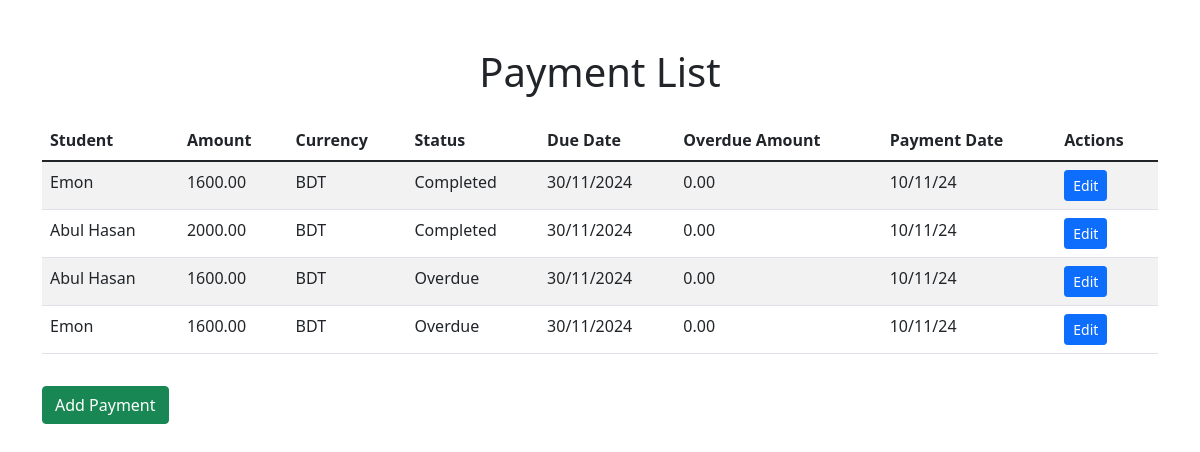
Page /payments/ (signed in) on the earlier database version.
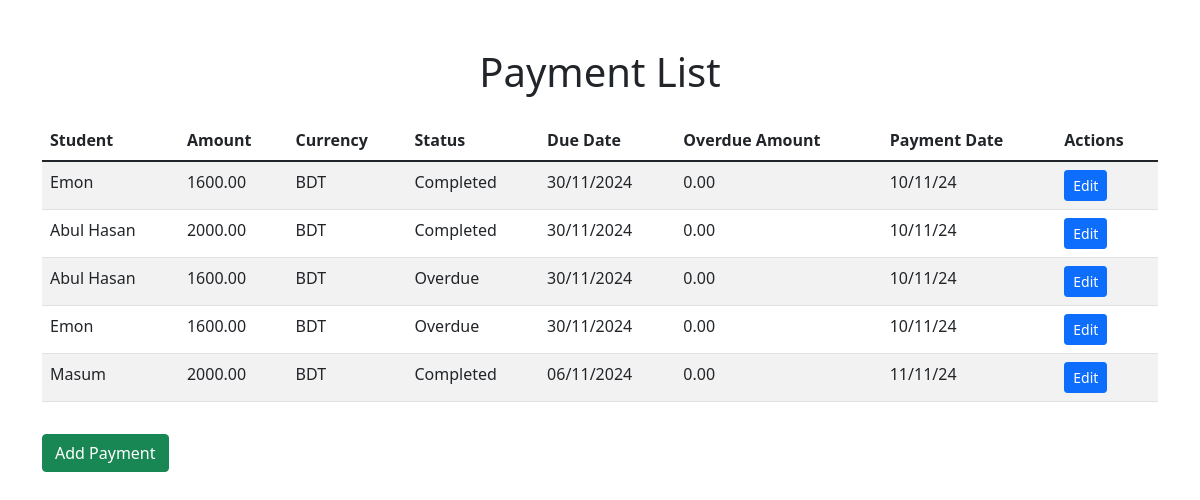
Same page on the later database version.
### hostel/models.py (models this page shows, shortened)
class Payment(models.Model):
    student = models.ForeignKey(Student, on_delete=models.CASCADE)
    amount = models.DecimalField(max_digits=10, decimal_places=2)
    currency = models.CharField(max_length=3, default='BDT')
    status = models.CharField(max_length=20, choices=[('Pending', 'Pending'), (
        'Completed', 'Completed'), ('Overdue', 'Overdue')], default='Pending')
    payment_date = models.DateTimeField(auto_now_add=True)
    due_date = models.DateField(null=True, blank=True)
    is_due = models.BooleanField(default=False)
    overdue_amount = models.DecimalField(max_digits=10, decimal_places=2)
    reference = models.CharField(max_length=255, blank=True, null=True)

class Student(models.Model):
    name = models.CharField(max_length=100)
    email = models.EmailField(unique=True)
    contact_number = models.CharField(max_length=15)
    nid = models.CharField(max_length=15)
    room = models.ForeignKey(Room, on_delete=models.SET_NULL, null=True)
    def __str__(self):
        return self.name

### hostel/views.py (the view)
# urls.py: path('payments/', PaymentListView.as_view(), name='admin_payment_list'),
@method_decorator(login_required, name='dispatch')
class PaymentListView(ListView):
    model = Payment
    template_name = 'payments/admin_payment_list.html'
    context_object_name = 'payments'

### hostel/templates/payments/admin_payment_list.html (shortened to what this page needs)
<!DOCTYPE html>
<html lang="en">
  <head>
    <link href="https://cdn.jsdelivr.net/npm/bootstrap@5.1.3/dist/css/bootstrap.min.css" rel="stylesheet" />
  </head>
  <body>
    <div class="container mt-5">
      <h1 class="text-center mb-4">Payment List</h1>
      <table class="table table-striped">
        <thead>
          <tr>
            <th>Student</th>
            <th>Amount</th>
            <th>Currency</th>
            <th>Status</th>
            <th>Due Date</th>
            <th>Overdue Amount</th>
            <th>Payment Date</th>
            <th>Actions</th>
          </tr>
        </thead>
        <tbody>
          {% for payment in payments %}
            <tr class="{% if payment.is_due %}table-danger{% endif %}">
              <td>{{ payment.student }}</td>
              <td>{{ payment.amount }}</td>
              <td>{{ payment.currency }}</td>
              <td>{{ payment.status }}</td>
              <td>{{ payment.due_date|date:'d/m/Y' }}</td>
              <td>
                {% if payment.is_due %}
                  {{ payment.overdue_amount }}
                {% else %}
                  0.00
                {% endif %}
              </td>
              <td>{{ payment.payment_date|date:'d/m/y' }}</td>
              <td>
                <a href="{% url 'admin_edit_payment' payment.id %}" class="btn btn-primary btn-sm">Edit</a>
              </td>
            </tr>
          {% endfor %}
        </tbody>
      </table>
      <a href="{% url 'admin_add_payment' %}" class="btn btn-success mt-3">Add Payment</a>
    </div>
  </body>
</html>

Differences in the rows shown:
added Payment: student "Masum", amount "2000.00", currency "BDT", status "Completed", due_date "06/11/2024", is_due "0.00", payment_date "11/11/24"
